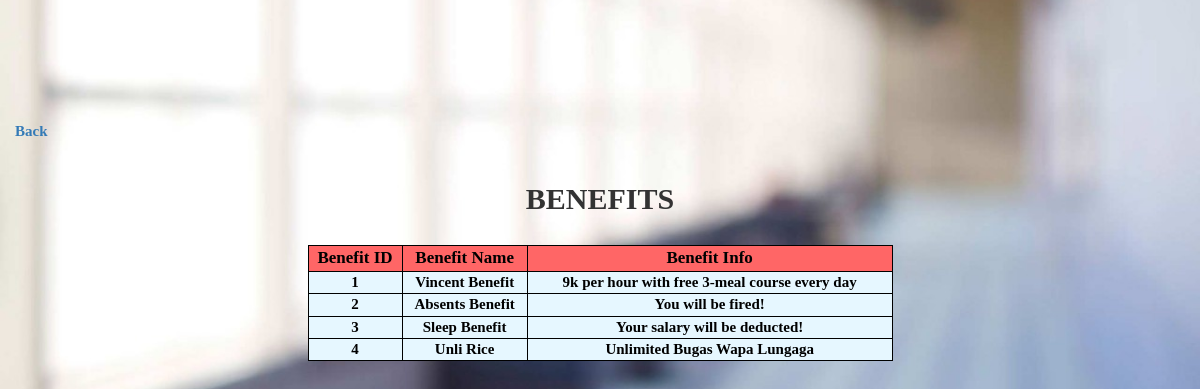
Page /viewBenefits.php (signed in) on the committed database.
### tables this page shows
CREATE TABLE `benefit` (
  `benefit_ID` int(11) NOT NULL,
  `benefit_name` varchar(20) NOT NULL,
  `benefit_info` tinytext NOT NULL
);

### viewBenefits.php (the view, shortened to what this page needs)
<?php
require("connector.php");
$sql = "SELECT * FROM benefit";
$result = mysqli_query($conn, $sql);
?>
<!DOCTYPE html>
<html>
    <link rel="stylesheet" href="https://maxcdn.bootstrapcdn.com/bootstrap/3.3.7/css/bootstrap.min.css">
 	<link rel="stylesheet" href="https://cdnjs.cloudflare.com/ajax/libs/font-awesome/4.7.0/css/font-awesome.min.css">
	 <link rel="stylesheet" type="text/css" href="view.css">
</head>
<body id="bg">
	<br>
	<br>
	<br>
	<br>
	<br>
	<br>
	<div class="container">
		<div class="row">
			<a href="home.php" style="font-size: 15px; font-family: Century; font-weight: bold; text-decoration: none;"> Back </a>
			<br>
			<br>
			<h2 style="font-family: Century; font-weight: bold; text-align: center;">BENEFITS</h2>
			<br>
			<table align="center">
				<tr>
					<th style="background-color: #ff6666;">Benefit ID</th>
					<th style="background-color: #ff6666;">Benefit Name</th>
					<th style="background-color: #ff6666;">Benefit Info</th>
				</tr>
				<?php
					while($row = mysqli_fetch_assoc($result)){
						echo "<tr>";
						echo "<th style='background-color: #e6f7ff; font-size: 15px;'> {$row['benefit_ID']} </th>";
						echo "<th style='background-color: #e6f7ff; font-size: 15px;'> {$row['benefit_name']} </th>";
						echo "<th style='background-color: #e6f7ff; font-size: 15px;'> {$row['benefit_info']} </th>";
						echo "</tr>";
					}
				?>
			</table>
		</div>
	</div>
</body>
</html>

### view.css (style rules this page uses)
#bg { background-image: url("hrbackground.jpg"); height: 100%; background-position: center; background-repeat: no-repeat; background-size: cover; }
table { margin: auto; width: 50%; height: 100%; background-color: none; border: 1px solid black; }
th { font-size: 17px; font-weight: bold; color: black; text-align: center; border: 1px solid black; font-family: Century; }

### rows in the picture
benefit: benefit_ID "1", benefit_name "Vincent Benefit", benefit_info "9k per hour with free 3-meal course every day"
benefit: benefit_ID "2", benefit_name "Absents Benefit", benefit_info "You will be fired!"
benefit: benefit_ID "3", benefit_name "Sleep Benefit", benefit_info "Your salary will be deducted!"
benefit: benefit_ID "4", benefit_name "Unli Rice", benefit_info "Unlimited Bugas Wapa Lungaga"
